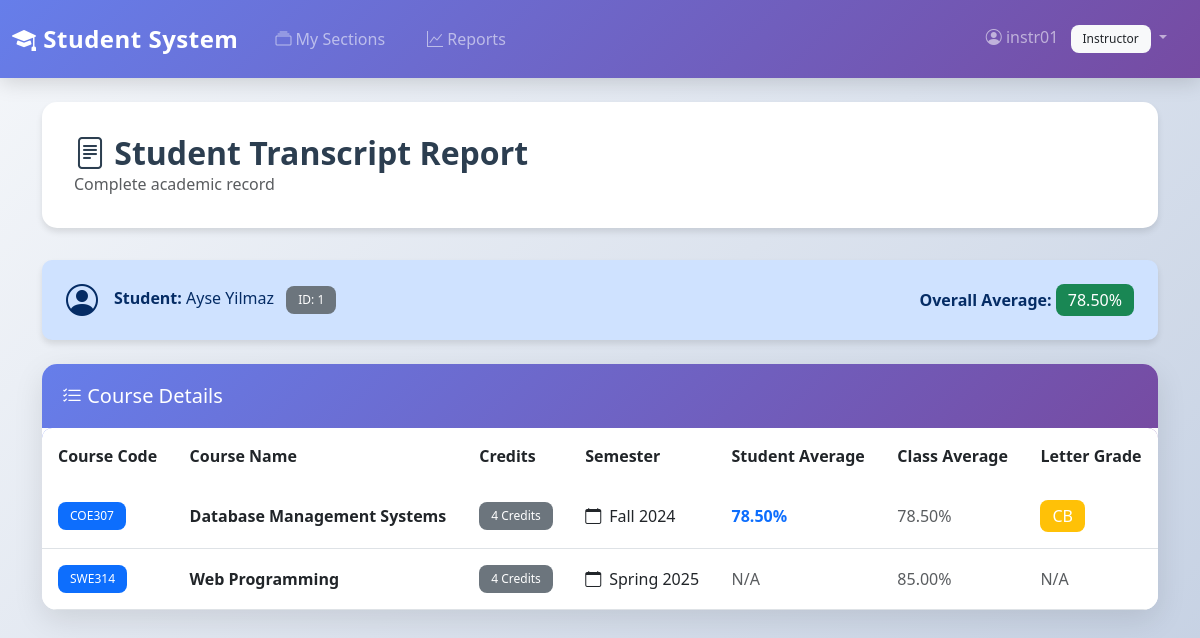
Screenshot of /reports/student-transcript/1 (signed in) with the database file from the repository.
### models/user.py (models this page shows, shortened)
class User(UserMixin, db.Model):
    __tablename__ = 'users'
    user_id = db.Column(db.Integer, primary_key=True)
    username = db.Column(db.String(50), unique=True, nullable=False, index=True)
    password_hash = db.Column(db.String(255), nullable=False)
    role = db.Column(db.String(20), nullable=False, index=True)  # Admin, Instructor, Student
    created_at = db.Column(db.DateTime, server_default=db.func.now())

### models/student.py (models this page shows, shortened)
class Student(db.Model):
    __tablename__ = 'students'
    student_id = db.Column(db.Integer, primary_key=True)
    user_id = db.Column(db.Integer, db.ForeignKey('users.user_id', ondelete='CASCADE'), unique=True, nullable=False)
    first_name = db.Column(db.String(50), nullable=False)
    last_name = db.Column(db.String(50), nullable=False)
    email = db.Column(db.String(100), unique=True, nullable=False)
    phone = db.Column(db.String(20), nullable=True)
    date_of_birth = db.Column(db.Date, nullable=True)
    enrollment_date = db.Column(db.Date, nullable=True)
    enrollments = db.relationship('Enrollment', backref='student', lazy='dynamic', cascade='all, delete-orphan')
    @property
    def student_name(self):
        return f"{self.first_name} {self.last_name}".strip()
    @property
    def full_name(self):
        return self.student_name

### models/course.py (models this page shows, shortened)
class Course(db.Model):
    __tablename__ = 'courses'
    course_id = db.Column(db.Integer, primary_key=True)
    course_code = db.Column(db.String(20), unique=True, nullable=False)
    course_name = db.Column(db.String(100), nullable=False)
    description = db.Column(db.Text, nullable=True)
    credits = db.Column(db.Integer, nullable=False)
    department = db.Column(db.String(100), nullable=True)  # String, not foreign key in SQL
    sections = db.relationship('ClassSection', backref='course', lazy='dynamic', cascade='all, delete-orphan')

### controllers/reports.py (the view)
@reports_bp.route('/student-transcript/<int:student_id>')
@login_required
def student_transcript(student_id):
    if current_user.role == 'Student':
        student = StudentRepository.get_by_user_email(current_user.username) if current_user.username else None
        if not student or student.student_id != student_id:
            flash('Access denied', 'danger')
            return redirect(url_for('index'))
    transcript_details = ReportService.get_student_transcript_details(student_id)
    student = StudentRepository.get_by_id(student_id)
    overall_avg = None
    if student:
        from services.student_service import StudentService
        overall_avg = StudentService.get_overall_average(student_id)
    return render_template('reports/student_transcript.html',
                         transcript=transcript_details,
                         student=student,
                         overall_avg=overall_avg)

### models/semester.py (called while the page is built)
    @property
    def term_name(self):
        return f"{self.semester_name} {self.year}"

### repositories/enrollment_repository.py (called while the page is built)
    @staticmethod
    def get_all_by_student(student_id):
        return Enrollment.query.filter_by(student_id=student_id).join(ClassSection).join(Course).join(Semester).all()

### repositories/grade_repository.py (called while the page is built)
    @staticmethod
    def calculate_enrollment_average(enrollment_id):
        grades = Grade.query.filter_by(enrollment_id=enrollment_id).all()
        if not grades:
            return None
        total_weighted_score = 0
        total_weight = 0
        for grade in grades:
            score = float(grade.score)
            weight = float(grade.weight) if grade.weight else 1.0
            total_weighted_score += score * weight
            total_weight += weight
        if total_weight == 0:
            return None
        return total_weighted_score / total_weight

### repositories/student_repository.py (called while the page is built)
    @staticmethod
    def get_by_id(student_id):
        return Student.query.get(student_id)

### services/report_service.py (called while the page is built)
    @staticmethod
    def get_student_transcript_details(student_id):
        from services.student_service import StudentService
        return StudentService.get_transcript_details(student_id)

### services/student_service.py (called while the page is built)
    @staticmethod
    def calculate_letter_grade(score):
        if score is None:
            return None
        try:
            result = db.session.execute(
                db.text('SELECT CalculateLetterGrade(:score)'),
                {'score': score}
            )
            letter = result.scalar()
            if letter:
                return letter
        except Exception:
            pass
        if score >= 90:
            return 'AA'
        elif score >= 85:
            return 'BA'
        elif score >= 80:
            return 'BB'
        elif score >= 75:
            return 'CB'
        elif score >= 70:
            return 'CC'
        elif score >= 65:
            return 'DC'
        elif score >= 60:
            return 'DD'
        elif score >= 50:
            return 'FD'
        else:
            return 'FF'

### templates/reports/student_transcript.html (shortened to what this page needs)
{% extends "base.html" %}
{% block content %}
<div class="page-header">
    <div class="d-flex justify-content-between align-items-center">
        <div>
            <h2><i class="bi bi-file-text"></i> Student Transcript Report</h2>
            <p class="text-muted mb-0">Complete academic record</p>
        </div>
    </div>
</div>
{% if student %}
<div class="alert alert-primary mb-4">
    <div class="d-flex align-items-center justify-content-between">
        <div class="d-flex align-items-center">
            <i class="bi bi-person-circle fs-2 me-3"></i>
            <div>
                <strong>Student:</strong> {{ student.full_name }}
                <span class="badge bg-secondary ms-2">ID: {{ student.student_id }}</span>
            </div>
        </div>
        {% if overall_avg %}
        <div>
            <strong>Overall Average:</strong>
            <span class="badge bg-success fs-6">{{ "%.2f"|format(overall_avg) }}%</span>
        </div>
        {% endif %}
    </div>
</div>
{% endif %}
<div class="card">
    <div class="card-header text-white">
        <h5 class="mb-0"><i class="bi bi-list-check"></i> Course Details</h5>
    </div>
    <div class="card-body p-0">
        <div class="table-responsive">
            <table class="table table-hover mb-0">
                <thead>
                    <tr>
                        <th>Course Code</th>
                        <th>Course Name</th>
                        <th>Credits</th>
                        <th>Semester</th>
                        <th>Student Average</th>
                        <th>Class Average</th>
                        <th>Letter Grade</th>
                    </tr>
                </thead>
                <tbody>
                    {% for item in transcript %}
                    <tr>
                        <td><span class="badge bg-primary">{{ item.course_code }}</span></td>
                        <td><strong>{{ item.course_name }}</strong></td>
                        <td><span class="badge bg-secondary">{{ item.credits }} Credits</span></td>
                        <td><i class="bi bi-calendar me-2"></i>{{ item.semester }}</td>
                        <td>
                            {% if item.student_average %}
                                <strong class="text-primary">{{ "%.2f"|format(item.student_average) }}%</strong>
                            {% else %}
                                <span class="text-muted">N/A</span>
                            {% endif %}
                        </td>
                        <td>
                            {% if item.class_average %}
                                <span class="text-muted">{{ "%.2f"|format(item.class_average) }}%</span>
                            {% else %}
                                <span class="text-muted">N/A</span>
                            {% endif %}
                        </td>
                        <td>
                            {% if item.letter_grade %}
                                {% set grade_first = item.letter_grade[0] if item.letter_grade else '' %}
                                <span class="badge bg-{{ 'success' if grade_first in ['A', 'B'] else 'warning' if grade_first == 'C' else 'danger' }} fs-6">
                                    {{ item.letter_grade }}
                                </span>
                            {% else %}
                                <span class="text-muted">N/A</span>
                            {% endif %}
                        </td>
                    </tr>
                    {% endfor %}
                </tbody>
            </table>
        </div>
    </div>
</div>
{% endblock %}

### templates/base.html (shortened to what this page needs)
<!DOCTYPE html>
<html lang="en">
<head>
    <link href="https://cdn.jsdelivr.net/npm/bootstrap@5.3.0/dist/css/bootstrap.min.css" rel="stylesheet">
    <link href="https://cdn.jsdelivr.net/npm/bootstrap-icons@1.11.0/font/bootstrap-icons.css" rel="stylesheet">
</head>
<body>
    <nav class="navbar navbar-expand-lg navbar-dark">
        <div class="container-fluid">
            <a class="navbar-brand" href="{{ url_for('index') }}">
                <i class="bi bi-mortarboard-fill"></i> Student System
            </a>
            <div class="collapse navbar-collapse" id="navbarNav">
                <ul class="navbar-nav me-auto">
                    {% if current_user.is_authenticated %}
                        {% if current_user.role == 'Admin' %}
                            <li class="nav-item">
                                <a class="nav-link" href="{{ url_for('admin.dashboard') }}">
                                    <i class="bi bi-speedometer2"></i> Dashboard
                                </a>
                            </li>
                            <li class="nav-item">
                                <a class="nav-link" href="{{ url_for('admin.students') }}">
                                    <i class="bi bi-people"></i> Students
                                </a>
                            </li>
                            <li class="nav-item">
                                <a class="nav-link" href="{{ url_for('admin.instructors') }}">
                                    <i class="bi bi-person-badge"></i> Instructors
                                </a>
                            </li>
                            <li class="nav-item">
                                <a class="nav-link" href="{{ url_for('admin.courses') }}">
                                    <i class="bi bi-book"></i> Courses
                                </a>
                            </li>
                            <li class="nav-item">
                                <a class="nav-link" href="{{ url_for('reports.course_performance') }}">
                                    <i class="bi bi-graph-up"></i> Reports
                                </a>
                            </li>
                        {% elif current_user.role == 'Instructor' %}
                            <li class="nav-item">
                                <a class="nav-link" href="{{ url_for('instructor.dashboard') }}">
                                    <i class="bi bi-collection"></i> My Sections
                                </a>
                            </li>
                            <li class="nav-item">
                                <a class="nav-link" href="{{ url_for('reports.course_performance') }}">
                                    <i class="bi bi-graph-up"></i> Reports
                                </a>
                            </li>
                        {% endif %}
                    {% endif %}
                </ul>
                <ul class="navbar-nav">
                    {% if current_user.is_authenticated %}
                        <li class="nav-item dropdown">
                            <a class="nav-link dropdown-toggle" href="#" id="navbarDropdown" role="button" data-bs-toggle="dropdown">
                                <i class="bi bi-person-circle"></i> {{ current_user.username }}
                                <span class="badge bg-light text-dark ms-2">{{ current_user.role }}</span>
                            </a>
                        </li>
                    {% endif %}
                </ul>
            </div>
        </div>
    </nav>
    <div class="container mt-4 mb-5">
        {% block content %}{% endblock %}
    </div>
</body>
</html>

### templates/base.html (style rules this page uses)
:root { --primary-gradient: linear-gradient(135deg, #667eea 0%, #764ba2 100%); --secondary-gradient: linear-gradient(135deg, #f093fb 0%, #f5576c 100%); --success-gradient: linear-gradient(135deg, #4facfe 0%, #00f2fe 100%); --dark-gradient: linear-gradient(135deg, #2c3e50 0%, #34495e 100%); }
* { transition: all 0.3s ease; }
body { background: linear-gradient(135deg, #f5f7fa 0%, #c3cfe2 100%); min-height: 100vh; font-family: 'Segoe UI', Tahoma, Geneva, Verdana, sans-serif; }
.navbar { background: var(--primary-gradient) !important; box-shadow: 0 4px 20px rgba(0, 0, 0, 0.15); backdrop-filter: blur(10px); padding: 1rem 0; }
.navbar-brand { font-weight: 700; font-size: 1.5rem; letter-spacing: 0.5px; }
.nav-link { font-weight: 500; transition: all 0.3s ease; border-radius: 8px; margin: 0 5px; padding: 0.5rem 1rem !important; }
.card { border: none; border-radius: 15px; box-shadow: 0 10px 30px rgba(0, 0, 0, 0.1); transition: all 0.3s ease; overflow: hidden; background: white; }
.card-header { background: var(--primary-gradient); border: none; padding: 1.25rem; font-weight: 600; color: white; }
.table { border-radius: 10px; overflow: hidden; margin: 0; }
.table thead { background: var(--primary-gradient); color: white; }
.table thead th { border: none; padding: 1rem; font-weight: 600; }
.table tbody tr { transition: all 0.3s ease; }
.table tbody td { padding: 1rem; vertical-align: middle; }
.alert { border-radius: 10px; border: none; box-shadow: 0 4px 6px rgba(0, 0, 0, 0.1); padding: 1rem 1.5rem; }
.badge { padding: 0.5rem 0.75rem; border-radius: 8px; font-weight: 500; }
.page-header { background: white; padding: 2rem; border-radius: 15px; box-shadow: 0 4px 6px rgba(0, 0, 0, 0.1); margin-bottom: 2rem; }
.page-header h2 { margin: 0; color: #2c3e50; font-weight: 700; }

### rows the page displays
User: username "instr01", role "Instructor"
Student: full_name "Ayse Yilmaz", student_id "1"
Course: course_code "COE307", course_name "Database Management Systems", credits "4", semester "Fall 2024", student_average "78.50", class_average "78.50", letter_grade "CB"
Course: course_code "SWE314", course_name "Web Programming", credits "4", semester "Spring 2025", shows "N/A", class_average "85.00"

### other values shown
{{ "%.2f"|format(overall_avg) }} "78.50"
